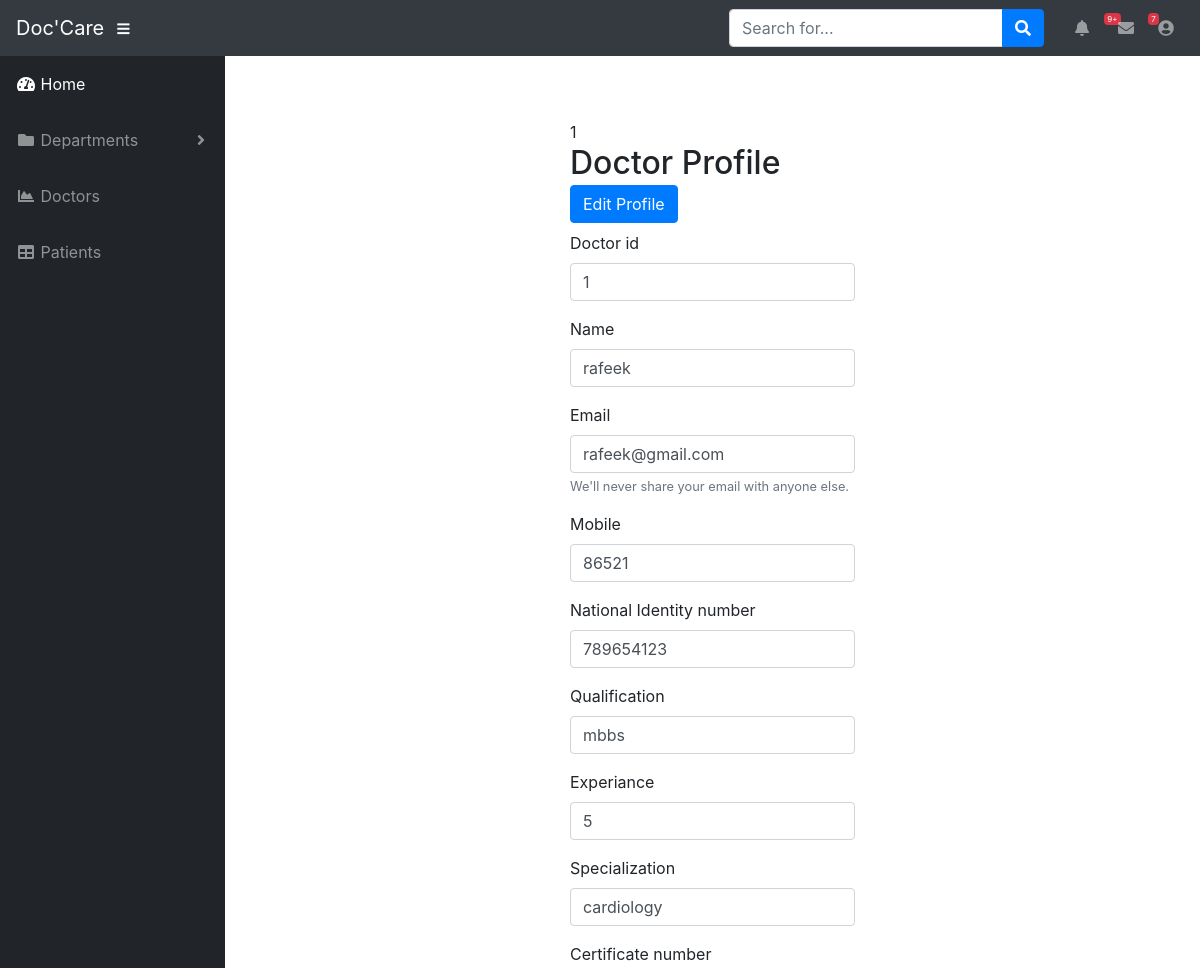
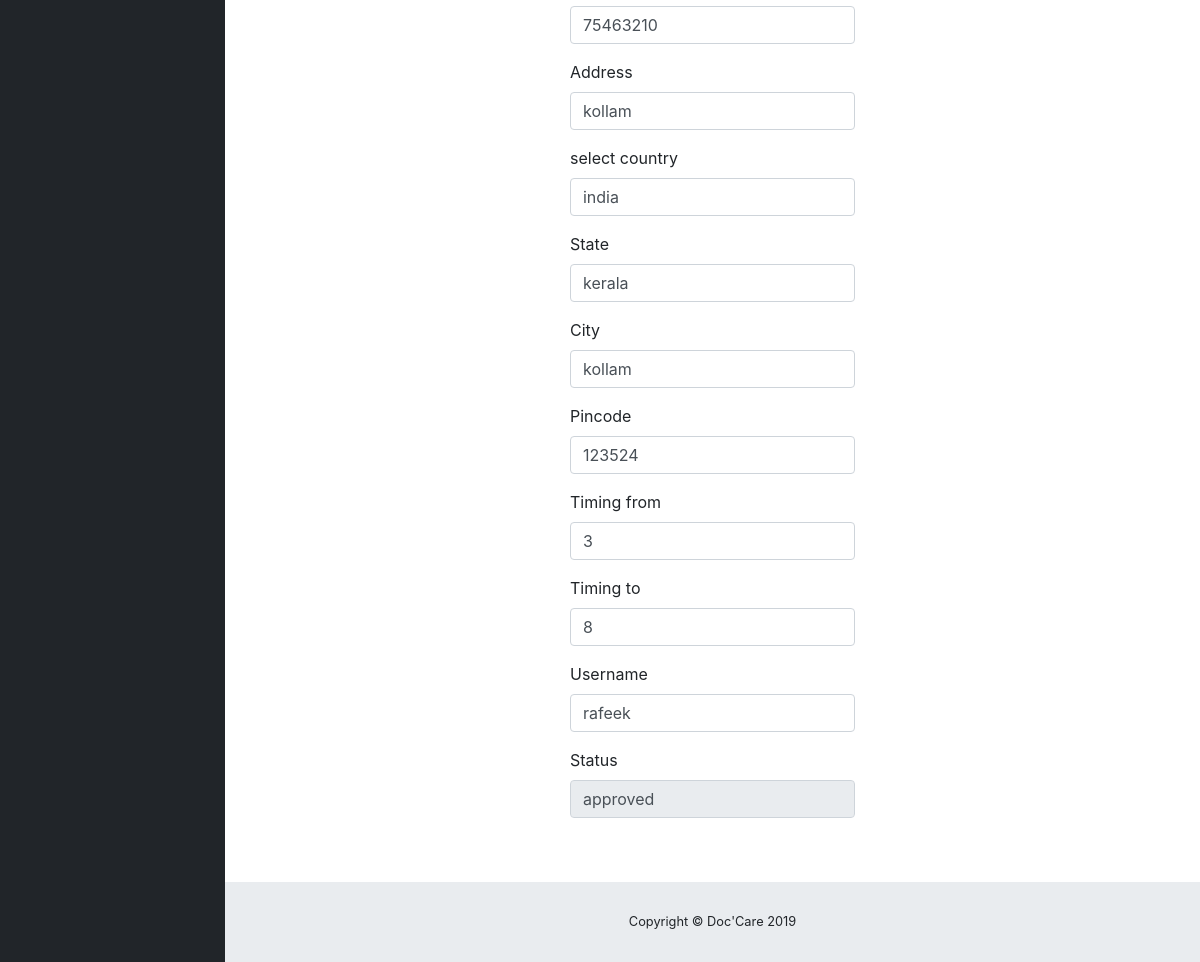
Page /admin_doc_profile.php?id1=1 on the committed database (2 pictures, top to bottom).
### tables this page shows
CREATE TABLE `doctor_registration` (
  `doctor_id` int(11) NOT NULL,
  `doctor_name` varchar(50) NOT NULL,
  `email` varchar(50) NOT NULL,
  `mobile` bigint(20) NOT NULL,
  `id_card_number` varchar(50) NOT NULL,
  `qualification` varchar(50) NOT NULL,
  `experience` varchar(50) NOT NULL,
  `specialization` varchar(50) NOT NULL,
  `pmc_certificate_no` varchar(50) NOT NULL,
  `clinic_address_line1` varchar(200) NOT NULL,
  `country` varchar(50) NOT NULL,
  `state` varchar(50) NOT NULL,
  `city` varchar(50) NOT NULL,
  `pincode` varchar(50) NOT NULL,
  `time_from` varchar(10) NOT NULL,
  `time_to` varchar(10) NOT NULL,
  `username` varchar(50) NOT NULL,
  `password` varchar(50) NOT NULL,
  `status` varchar(50) NOT NULL DEFAULT 'pending'
);

### admin_doc_profile.php (the view)
<?php include('dashboard_header.php');?>
<div class="container">
	<div class="row py-5 ">
		<div class="col-md-4">
		</div>
		<div class="col-md-4 ">
        <?php
           require_once 'connection.php';
		    echo $var=$_GET['id1'];
		   $sql="select * from doctor_registration where doctor_id='".$var."'";
		   $result=mysqli_query($conn,$sql);
		   while($row=mysqli_fetch_assoc($result))
		   {
			 ?>
			<form >
			<h2>Doctor Profile<a href="admin_edit_doc_profile.php?id=<?php echo $row['doctor_id'];?>"><button class="btn btn-primary"> Edit Profile</button></a></h2>
			 <div class="form-group">
				<label for="exampleInputdoctor_id">Doctor id</label>
				<input type="text" class="form-control" id="exampleInputdoctor_id"   name="doctor_id" value="<?php echo $row['doctor_id'];?>">
				</div>
			  <div class="form-group">
				<label for="exampleInputname"> Name</label>
				<input type="text" class="form-control" id="examplInputname"  name="doctor_name" value="<?php echo $row['doctor_name'];?>">
			  </div>
			  <div class="form-group">
				<label for="exampleInputEmai1">Email</label>
				<input type="lastname" class="form-control" id="exampleInputemail" aria-describedby="emailHelp"  name="email" value="<?php echo $row['email'];?>">
				<small id="emailHelp" class="form-text text-muted">We'll never share your email with anyone else.</small>
			  </div>
			  <div class="form-group">
				<label for="exampleInputcard_id_no">Mobile</label>
				<input type="text" class="form-control" id="exampleInputcard_id_no"  name="mobile" value="<?php echo $row['mobile'];?>">
			  </div>
			  <div class="form-group">
				<label for="exampleInputcard_id_no">National Identity number</label>
				<input type="text" class="form-control" id="exampleInputcard_id_no"  name="id_card_number" value="<?php echo $row['id_card_number'];?>">
			  </div>
			   <div class="form-group">
				<label for="exampleInputqualification">Qualification</label>
				<input type="text" class="form-control" id="exampleInputqualification"   name="qualification" value="<?php echo $row['qualification'];?>">
				</div>
				 <div class="form-group">
				<label for="exampleInputexperiance">Experiance</label>
				<input type="text" class="form-control" id="exampleInputexperiance"   name="experience" value="<?php echo $row['experience'];?>">
				</div>
				 <div class="form-group">
				<label for="exampleInputspecialization">Specialization</label>
				<input type="text" class="form-control" id="exampleInputspecialization"   name="specialization" value="<?php echo $row['specialization'];?>">
				</div>
				 <div class="form-group">
				<label for="exampleInputpmc_certificate_no">Certificate number</label>
				<input type="text" class="form-control" id="exampleInputpmc_certificate_no"   name="pmc_certificate_no" value="<?php echo $row['pmc_certificate_no'];?>">
				</div>
				 <div class="form-group">
				<label for="exampleInputaddress_line">Address</label>
				<input type="text" class="form-control" id="exampleInputaddress_line"   name="clinic_address_line1" value="<?php echo $row['clinic_address_line1'];?>">
				</div>
				 <div class="form-group">
				<label for="exampleInputcountry">select country</label>
				<input type="text" class="form-control" id="exampleInputcountry"   name="country" value="<?php echo $row['country'];?>">
				</div>
				 <div class="form-group">
				<label for="exampleInputstate">State</label>
				<input type="text" class="form-control" id="exampleInputstate"   name="state" value="<?php echo $row['state'];?>">
				</div>
				 <div class="form-group">
				<label for="exampleInputcity">City</label>
				<input type="text" class="form-control" id="exampleInputcity"   name="city" value="<?php echo $row['city'];?>">
				</div>
				 <div class="form-group">
				<label for="exampleInputpincode">Pincode</label>
				<input type="text" class="form-control" id="exampleInputpincode"   name="pincode" value="<?php echo $row['pincode'];?>">
				</div>
				 <div class="form-group">
				<label for="exampleInputtiming_from">Timing from</label>
				<input type="text" class="form-control" id="exampleInputtiming_from"   name="time_from" value="<?php echo $row['time_from'];?>">
				</div>
				 <div class="form-group">
				<label for="exampleInputtiming_to">Timing to</label>
				<input type="text" class="form-control" id="exampleInputtiming_to"   name="time_to" value="<?php echo $row['time_to'];?>">
				</div>
				 <div class="form-group">
				<label for="exampleInputusername">Username</label>
				<input type="text" class="form-control" id="exampleInputusername"   name="username" value="<?php echo $row['username'];?>">
				</div>
				<div class="form-group">
				<label for="exampleInputpassword">Status</label>
				<input type="text" class="form-control" id="exampleInputpassword"   name="status" readonly value="<?php echo $row['status'];?>">
				</div>
            </form>
            <?php
				}
			?>
		</div>
			<div class="col-md-4">
			</div>
		</div>
	</div>
</div>
<?php include('dashboard_footer.php');?>

### rows in the picture
doctor_registration: doctor_id "1", doctor_name "rafeek", email "rafeek@gmail.com", mobile "86521", id_card_number "789654123", qualification "mbbs", experience "5", specialization "cardiology", pmc_certificate_no "75463210", clinic_address_line1 "kollam", country "india", state "kerala", city "kollam", pincode "123524", time_from "3", time_to "8", username "rafeek", status "approved"

### other values in the picture
$var=$_GET['id1'] "1"
